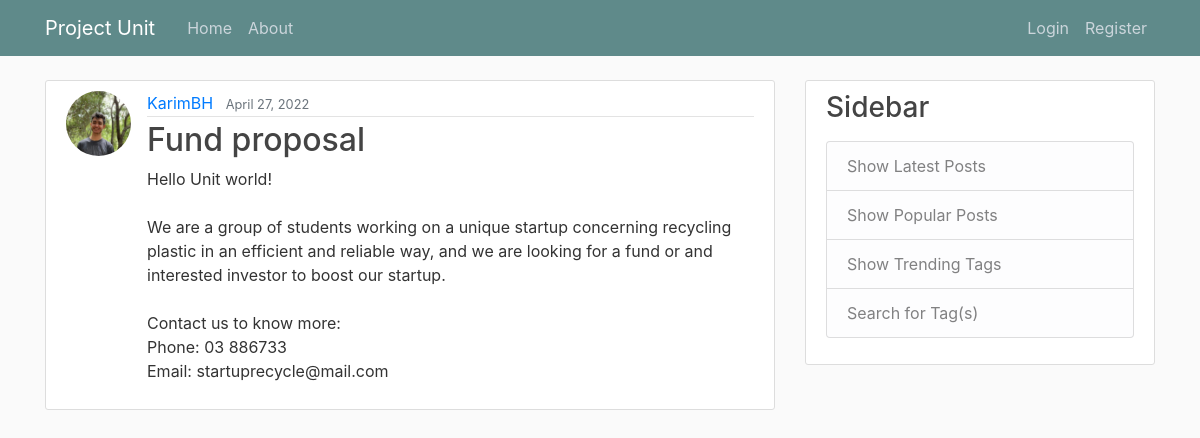
Screenshot of /post/7/ with the database file from the repository.
### projectunit/models.py (models this page shows, shortened)
class Post(models.Model):
    title = models.CharField(max_length=100)
    content = models.TextField()
    date_posted = models.DateTimeField(default=timezone.now)
    author = models.ForeignKey(User, on_delete=models.CASCADE)

### users/models.py (models this page shows, shortened)
class Profile(models.Model):
    user = models.OneToOneField(User, on_delete=models.CASCADE)
    image = models.ImageField(default='defaultt.jpg', upload_to='profile_pics')

### projectunit/views.py (the view)
# urls.py: path('post/<int:pk>/', PostDetailView.as_view(), name='post-detail'),
class PostDetailView(DetailView):
    model = Post

### projectunit/templates/projectunit/post_detail.html (shortened to what this page needs)
{% extends "projectunit/base.html" %}
{% block content %}
  <article class="media content-section">
    <img class="rounded-circle article-img" src="{{ object.author.profile.image.url }}">
    <div class="media-body">
      <div class="article-metadata">
        <a class="mr-2" href="#">{{ object.author }}</a>
        <small class="text-muted">{{ object.date_posted|date:"F d, Y" }}</small>
      </div>
      <h2 class="article-title">{{ object.title }}</h2>
      <p class="article-content">{{ object.content }}</p>
    </div>
  </article>
{% endblock content %}

### projectunit/templates/projectunit/base.html (shortened to what this page needs)
{% load static %}
<!DOCTYPE html>
<html>
<head>
    <link rel="stylesheet" href="https://maxcdn.bootstrapcdn.com/bootstrap/4.0.0/css/bootstrap.min.css">
    <link rel="stylesheet" type="text/css" href="{% static 'projectunit/main.css' %}">
</head>
<body>
    <header class="site-header">
      <nav class="navbar navbar-expand-md navbar-dark bg-steel fixed-top">
        <div class="container">
          <a class="navbar-brand mr-4" href="{% url 'projectunit-home' %}">Project Unit</a>
          <div class="collapse navbar-collapse" id="navbarToggle">
            <div class="navbar-nav mr-auto">
              <a class="nav-item nav-link" href="{% url 'projectunit-home' %}">Home</a>
              <a class="nav-item nav-link" href="{% url 'projectunit-about' %}">About</a>
            </div>
            <div class="navbar-nav">
              {% if user.is_authenticated %}
                <a class="nav-item nav-link" href="{% url 'post-create' %}">New Post</a>
                <a class="nav-item nav-link" href="{% url 'profile' %}">Profile</a>
                <a class="nav-item nav-link" href="{% url 'logout' %}">Logout</a>
              {% else %}
                <a class="nav-item nav-link" href="{% url 'login' %}">Login</a>
                <a class="nav-item nav-link" href="{% url 'register' %}">Register</a>
              {% endif %}
            </div>
          </div>
        </div>
      </nav>
    </header>
    <main role="main" class="container">
      <div class="row">
        <div class="col-md-8">
          {% block content %}{% endblock %}
        </div>
        <div class="col-md-4">
          <div class="content-section">
            <h3>Sidebar</h3>
            <p class='text-muted'>
              <ul class="list-group">
                <li class="list-group-item list-group-item-light">Show Latest Posts</li>
                <li class="list-group-item list-group-item-light">Show Popular Posts</li>
                <li class="list-group-item list-group-item-light">Show Trending Tags</li>
                <li class="list-group-item list-group-item-light">Search for Tag(s)</li>
              </ul>
            </p>
          </div>
        </div>
      </div>
    </main>
</body>
</html>

### projectunit/static/projectunit/main.css (style rules this page uses)
body { background: #fafafa; color: #333333; margin-top: 5rem; }
h1, h2, h3, h4, h5, h6 { color: #444444; }
ul { margin: 0; }
.bg-steel { background-color: #5f8a8a; }
.site-header .navbar-nav .nav-link { color: #cbd5db; }
.content-section { background: #ffffff; padding: 10px 20px; border: 1px solid #dddddd; border-radius: 3px; margin-bottom: 20px; }
.article-title { color: #444444; }
.article-content { white-space: pre-line; }
.article-img { height: 65px; width: 65px; margin-right: 16px; }
.article-metadata { padding-bottom: 1px; margin-bottom: 4px; border-bottom: 1px solid #e3e3e3 }

### rows the page displays
Post: author.profile.image (picture), author "KarimBH", date_posted "April 27, 2022", title "Fund proposal", content "Hello Unit world! We are a group of students working on a unique startup concerning recycling plastic in an efficient and reliable way, and we are looking for a fund or and interested investor to boost our startup. Contact us to know more: Phone: 03 886733 Email: startuprecycle@mail.com"
